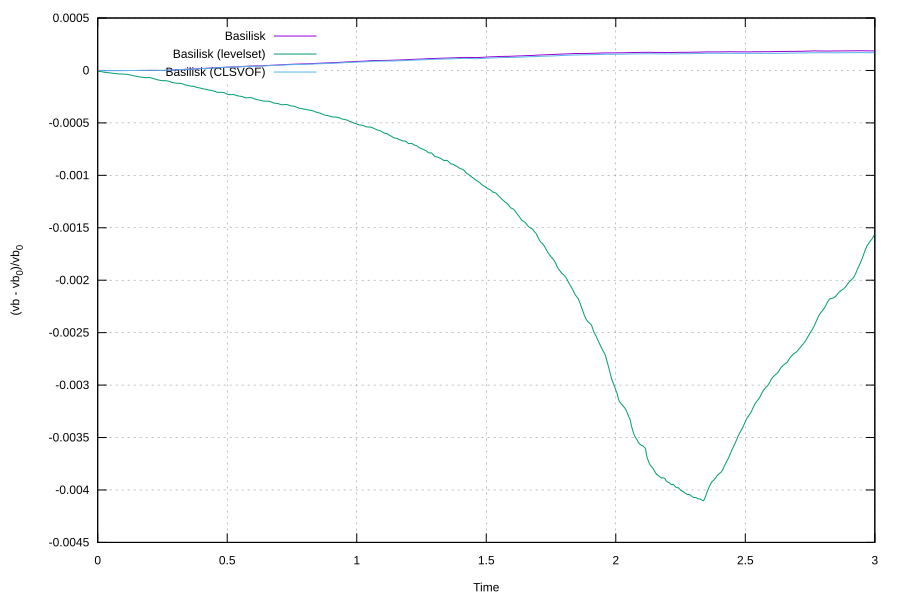

This figure's gnuplot source:
set terminal svg enhanced size 900,600
set output 'rising_case2_volume.svg'
set grid
set xlabel 'Time'
set ylabel '(vb - vb_0)/vb_0'
set key top left
plot [0:3]'../rising_official_20260709/rising2/out' u 1:2 w l t 'Basilisk',		       \
          '../rising_official_20260709/rising2-levelset/out' u 1:2 w l t 'Basilisk (levelset)', \
	  '../rising_official_20260709/rising2-clsvof/out' u 1:2 w l t 'Basilisk (CLSVOF)'
